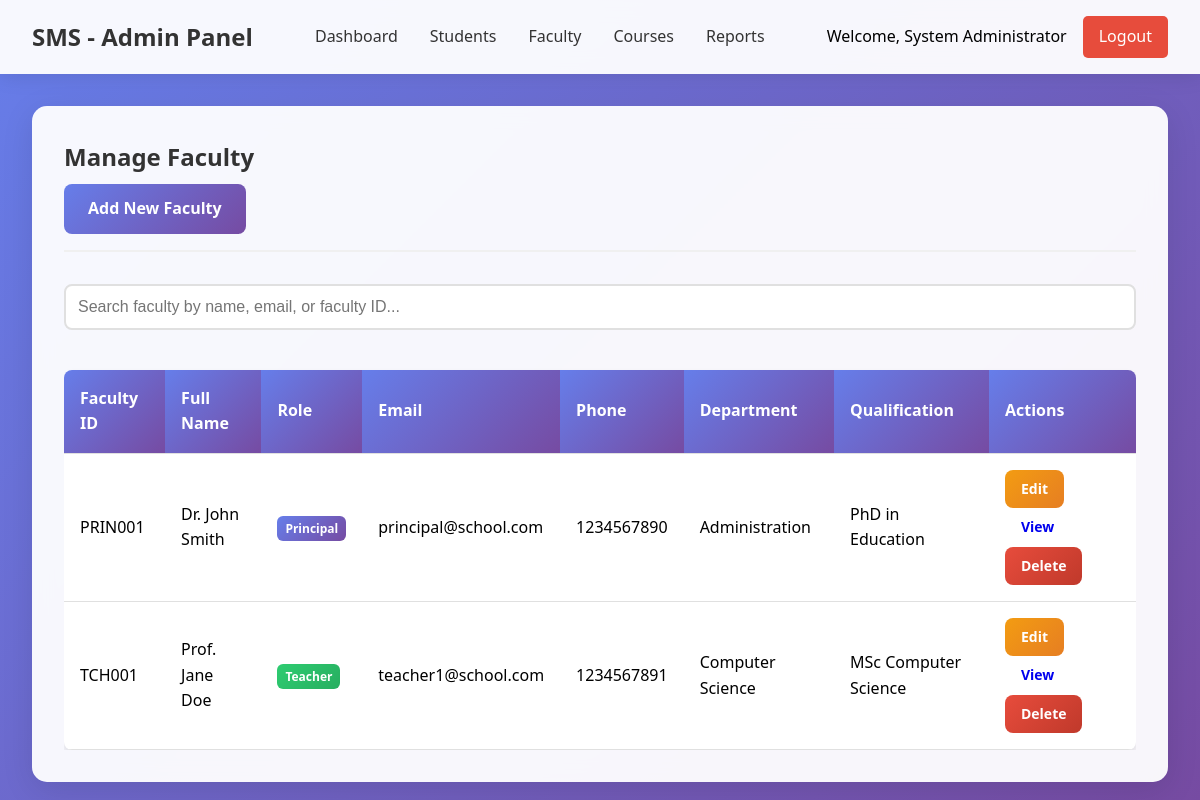
The app's page /admin/manage_faculty.php (signed in) with its own data.
### tables this page shows
CREATE TABLE faculty (
    id INT PRIMARY KEY AUTO_INCREMENT,
    faculty_id VARCHAR(20) UNIQUE NOT NULL,
    username VARCHAR(50) UNIQUE NOT NULL,
    email VARCHAR(100) UNIQUE NOT NULL,
    password VARCHAR(255) NOT NULL,
    full_name VARCHAR(100) NOT NULL,
    role ENUM('teacher', 'principal') NOT NULL,
    phone VARCHAR(15),
    address TEXT,
    qualification VARCHAR(100),
    department VARCHAR(50),
    is_first_login BOOLEAN DEFAULT TRUE,
    created_at TIMESTAMP DEFAULT CURRENT_TIMESTAMP
);

### admin/manage_faculty.php (the view, shortened to what this page needs)
<?php
$database = new Database();
$db = $database->getConnection();
try {
    $query = "SELECT * FROM faculty ORDER BY role DESC, full_name ASC";
    $stmt = $db->query($query);
    $faculty = $stmt->fetchAll(PDO::FETCH_ASSOC);
} catch (PDOException $e) {
    $error = "Database error: " . $e->getMessage();
}
?>
<!DOCTYPE html>
<html lang="en">
<head>
    <link rel="stylesheet" href="../assets/css/style.css">
</head>
<body>
    <?php include 'includes/header.php'; ?>
    <div class="container">
        <div class="card">
            <div class="card-header">
                <h1 class="card-title">Manage Faculty</h1>
                <a href="add_faculty.php" class="btn btn-primary">Add New Faculty</a>
            </div>
            <div class="form-group">
                <input type="text" id="searchInput" class="form-control" placeholder="Search faculty by name, email, or faculty ID...">
            </div>
            <?php if (!empty($faculty)): ?>
            <div style="overflow-x: auto;">
                <table class="table" id="dataTable">
                    <thead>
                        <tr>
                            <th>Faculty ID</th>
                            <th>Full Name</th>
                            <th>Role</th>
                            <th>Email</th>
                            <th>Phone</th>
                            <th>Department</th>
                            <th>Qualification</th>
                            <th>Actions</th>
                        </tr>
                    </thead>
                    <tbody>
                        <?php foreach ($faculty as $member): ?>
                        <tr>
                            <td><?php echo htmlspecialchars($member['faculty_id']); ?></td>
                            <td><?php echo htmlspecialchars($member['full_name']); ?></td>
                            <td>
                                <span class="badge <?php echo $member['role'] == 'principal' ? 'badge-primary' : 'badge-success'; ?>">
                                    <?php echo htmlspecialchars(ucfirst($member['role'])); ?>
                                </span>
                            </td>
                            <td><?php echo htmlspecialchars($member['email']); ?></td>
                            <td><?php echo htmlspecialchars($member['phone'] ?: 'N/A'); ?></td>
                            <td><?php echo htmlspecialchars($member['department'] ?: 'N/A'); ?></td>
                            <td><?php echo htmlspecialchars($member['qualification'] ?: 'N/A'); ?></td>
                            <td>
                                <a href="edit_faculty.php?id=<?php echo $member['id']; ?>" class="btn btn-warning btn-sm">Edit</a>
                                <a href="view_faculty.php?id=<?php echo $member['id']; ?>" class="btn btn-info btn-sm">View</a>
                                <a href="?action=delete&id=<?php echo $member['id']; ?>"
                                   class="btn btn-danger btn-sm"
                                   onclick="return confirm('Are you sure you want to delete this faculty member?')">Delete</a>
                            </td>
                        </tr>
                        <?php endforeach; ?>
                    </tbody>
                </table>
            </div>
            <?php else: ?>
            <div style="text-align: center; padding: 2rem;">
                <p>No faculty members found. <a href="add_faculty.php">Add the first faculty member</a></p>
            </div>
            <?php endif; ?>
        </div>
    </div>
</body>
</html>

### admin/includes/header.php
<header class="header">
    <div class="nav-container">
        <div class="logo">SMS - Admin Panel</div>
        <nav>
            <ul class="nav-menu">
                <li><a href="dashboard.php">Dashboard</a></li>
                <li><a href="manage_students.php">Students</a></li>
                <li><a href="manage_faculty.php">Faculty</a></li>
                <li><a href="manage_courses.php">Courses</a></li>
                <li><a href="reports.php">Reports</a></li>
            </ul>
        </nav>
        <div class="user-info">
            <span>Welcome, <?php echo htmlspecialchars($_SESSION['full_name']); ?></span>
            <a href="../logout.php" class="logout-btn">Logout</a>
        </div>
    </div>
</header>

### assets/css/style.css (style rules this page uses)
* { margin: 0; padding: 0; box-sizing: border-box; }
body { font-family: 'Segoe UI', Tahoma, Geneva, Verdana, sans-serif; background: linear-gradient(135deg, #667eea 0%, #764ba2 100%); min-height: 100vh; line-height: 1.6; }
.header { background: rgba(255, 255, 255, 0.95); backdrop-filter: blur(10px); box-shadow: 0 2px 20px rgba(0, 0, 0, 0.1); padding: 1rem 0; position: sticky; top: 0; z-index: 1000; }
.nav-container { max-width: 1200px; margin: 0 auto; display: flex; justify-content: space-between; align-items: center; padding: 0 2rem; }
.logo { font-size: 1.5rem; font-weight: bold; color: #333; }
.nav-menu { display: flex; list-style: none; gap: 2rem; }
.nav-menu a { text-decoration: none; color: #333; font-weight: 500; transition: color 0.3s ease; }
.user-info { display: flex; align-items: center; gap: 1rem; }
.logout-btn { background: #e74c3c; color: white; padding: 0.5rem 1rem; border: none; border-radius: 5px; cursor: pointer; text-decoration: none; transition: background 0.3s ease; }
.container { max-width: 1200px; margin: 2rem auto; padding: 0 2rem; }
.card { background: rgba(255, 255, 255, 0.95); backdrop-filter: blur(10px); border-radius: 15px; box-shadow: 0 8px 32px rgba(0, 0, 0, 0.1); padding: 2rem; margin-bottom: 2rem; }
.card-header { border-bottom: 2px solid #f0f0f0; padding-bottom: 1rem; margin-bottom: 2rem; }
.card-title { font-size: 1.5rem; color: #333; margin-bottom: 0.5rem; }
.form-group { margin-bottom: 1.5rem; }
.form-control { width: 100%; padding: 0.75rem; border: 2px solid #e0e0e0; border-radius: 8px; font-size: 1rem; transition: border-color 0.3s ease, box-shadow 0.3s ease; }
.btn { padding: 0.75rem 1.5rem; border: none; border-radius: 8px; font-size: 1rem; font-weight: 600; cursor: pointer; transition: all 0.3s ease; text-decoration: none; display: inline-block; text-align: center; }
.btn-primary { background: linear-gradient(135deg, #667eea, #764ba2); color: white; }
.btn-warning { background: linear-gradient(135deg, #f39c12, #e67e22); color: white; }
.btn-danger { background: linear-gradient(135deg, #e74c3c, #c0392b); color: white; }
.btn-sm { padding: 0.5rem 1rem; font-size: 0.875rem; }
.table { width: 100%; border-collapse: collapse; margin-top: 1rem; background: white; border-radius: 8px; overflow: hidden; box-shadow: 0 4px 6px rgba(0, 0, 0, 0.1); }
.table th, .table td { padding: 1rem; text-align: left; border-bottom: 1px solid #e0e0e0; }
.table th { background: linear-gradient(135deg, #667eea, #764ba2); color: white; font-weight: 600; }

### admin/manage_faculty.php (style rules this page uses)
.badge { padding: 0.25rem 0.5rem; border-radius: 0.375rem; font-size: 0.75rem; font-weight: 600; color: white; }
.badge-primary { background: linear-gradient(135deg, #667eea, #764ba2); }
.badge-success { background: linear-gradient(135deg, #2ecc71, #27ae60); }

### records on screen
faculty: faculty "PRIN001", full_name "Dr. John Smith", role "Principal", email "principal@school.com", phone "1234567890", department "Administration", qualification "PhD in Education"
faculty: faculty "TCH001", full_name "Prof. Jane Doe", role "Teacher", email "teacher1@school.com", phone "1234567891", department "Computer Science", qualification "MSc Computer Science"

### other values on screen
$_SESSION['full_name'] "System Administrator"
